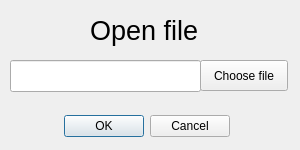
<?xml version="1.0" encoding="UTF-8"?>
<ui version="4.0">
 <class>openaction</class>
 <widget class="QDialog" name="openaction">
  <property name="geometry">
   <rect>
    <x>0</x>
    <y>0</y>
    <width>300</width>
    <height>150</height>
   </rect>
  </property>
  <property name="windowTitle">
   <string>Dialog</string>
  </property>
  <widget class="QDialogButtonBox" name="buttonBox">
   <property name="geometry">
    <rect>
     <x>50</x>
     <y>110</y>
     <width>180</width>
     <height>32</height>
    </rect>
   </property>
   <property name="orientation">
    <enum>Qt::Horizontal</enum>
   </property>
   <property name="standardButtons">
    <set>QDialogButtonBox::Cancel|QDialogButtonBox::Ok</set>
   </property>
  </widget>
  <widget class="QLineEdit" name="lineEdit">
   <property name="geometry">
    <rect>
     <x>10</x>
     <y>60</y>
     <width>191</width>
     <height>32</height>
    </rect>
   </property>
  </widget>
  <widget class="QPushButton" name="pushButton">
   <property name="geometry">
    <rect>
     <x>200</x>
     <y>60</y>
     <width>88</width>
     <height>31</height>
    </rect>
   </property>
   <property name="text">
    <string>Choose file</string>
   </property>
  </widget>
  <widget class="QLabel" name="label">
   <property name="geometry">
    <rect>
     <x>90</x>
     <y>10</y>
     <width>131</width>
     <height>41</height>
    </rect>
   </property>
   <property name="font">
    <font>
     <pointsize>20</pointsize>
    </font>
   </property>
   <property name="text">
    <string>Open file</string>
   </property>
   <property name="textFormat">
    <enum>Qt::AutoText</enum>
   </property>
  </widget>
 </widget>
 <resources/>
 <connections>
  <connection>
   <sender>buttonBox</sender>
   <signal>accepted()</signal>
   <receiver>openaction</receiver>
   <slot>accept()</slot>
   <hints>
    <hint type="sourcelabel">
     <x>248</x>
     <y>254</y>
    </hint>
    <hint type="destinationlabel">
     <x>157</x>
     <y>274</y>
    </hint>
   </hints>
  </connection>
  <connection>
   <sender>buttonBox</sender>
   <signal>rejected()</signal>
   <receiver>openaction</receiver>
   <slot>reject()</slot>
   <hints>
    <hint type="sourcelabel">
     <x>316</x>
     <y>260</y>
    </hint>
    <hint type="destinationlabel">
     <x>286</x>
     <y>274</y>
    </hint>
   </hints>
  </connection>
 </connections>
</ui>
